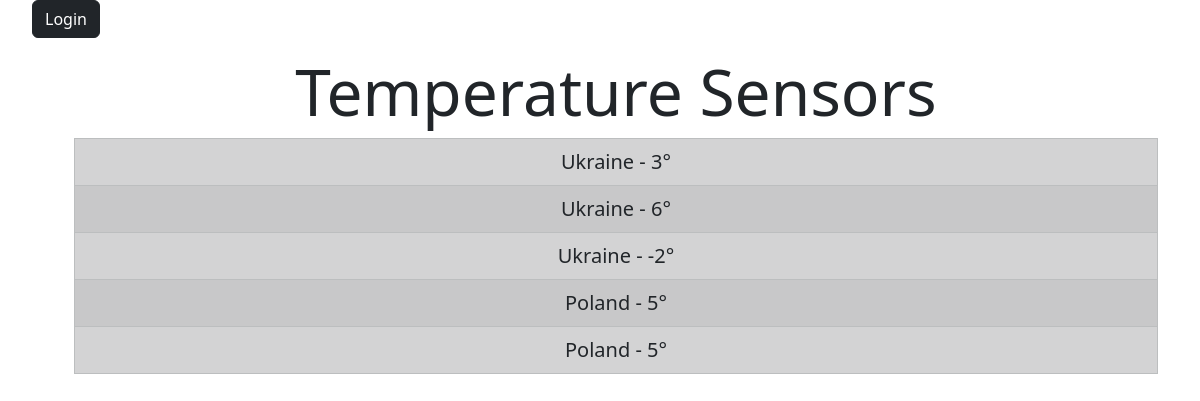
/bugs/, run on an earlier commit of the app's database.
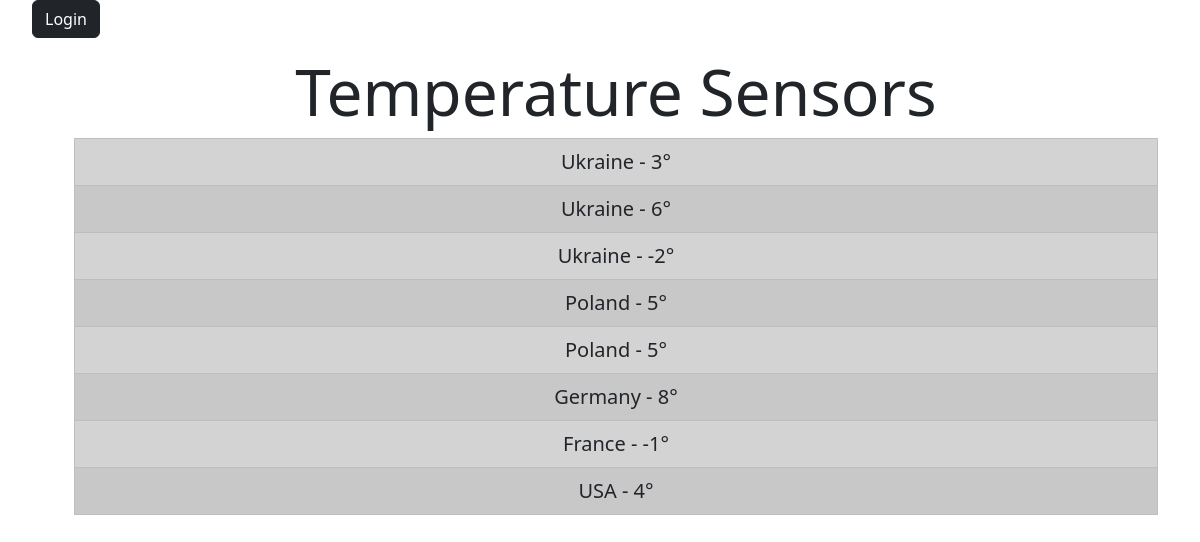
And on a later commit of the database.
### tempSensors/models.py (models this page shows)
class temperatureSensors(models.Model):
    location = models.CharField('Location of the sensor',
        max_length = 255, blank = False)
    dateMeasurement = models.DateField('Date of temperature measurement',
        default = datetime.date.today, blank = False)
    timeMeasurement = models.DateField('Time of temperature measurement',
        default = datetime.time, blank = False)
    temperature = models.IntegerField('Temperature',
        default = 0, blank = False)
    name = models.CharField('Sensor name',
        max_length = 50, blank = False)
    model = models.CharField('Sensor model',
        max_length = 50, blank = False)
    group = models.CharField('The group to which the sensor belongs',
        max_length = 50, blank = False)

### tempSensors/views.py (the view)
# urls.py: path('', views.index, name = 'temperatureSensors_home'),
def index(request):
    sensors = temperatureSensors.objects.all()
    return render(request, 'tempSensors/index.html', {'sensors': sensors})

### tempSensors/templates/tempSensors/index.html (shortened to what this page needs)
{% extends 'tempSensors/layout.html' %}
{% block content %}
<div class="container">
    <ol>
        <h3 class="display-3 "><center>Temperature Sensors</center></h3></th>
        <table id="productSizes" class="table table-striped">
            {% for sensor in sensors %}
                <tr class="alert alert-dark">
                    <td><center><a class="text-decoration-none link-dark" style="font-size: 20px" href="/sensors/{{ sensor.id }}">{{ sensor.location }} - {{ sensor.temperature }}°</center></a></td>
                </tr>
            {% endfor %}
        </table>
    </ol>
</div>
{% endblock %}

What changed in the data, as far as the page shows it:
added temperatureSensors: location "Germany", temperature "8"
added temperatureSensors: location "France", temperature "-1"
added temperatureSensors: location "USA", temperature "4"
